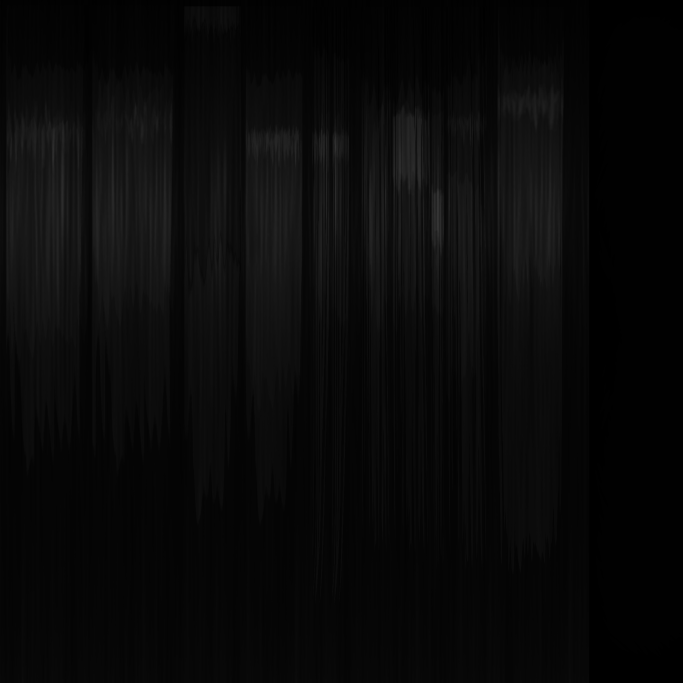
#> input picture Bell_Hair_01/PNG/Bell_Color_Bold/Bell_Hair_Bold_Black.png, 2048 x 2048 px, given in place of Body_BaseColor.png, which was not available (shown at 1/3 size)
$ python make_textures.py ../../Bell_Hair_01/PNG/Bell_Color_Bold out.png
#> lines starting #> are read from the running program, lines starting #| are printed output that depends on the picture; after the words box and inside, x2 and y2 are one past the last pixel; in counts of white or black regions, pixels touching at a corner belong together
"""Builds a character's texture set from the purchased base mesh's textures.

Only colour changes, no geometry. Malfoid: pale "NeutralFair" skin preset, the base's own
iris art recoloured to deep green, blonde-brown brows. Ginny: warmer fair skin, the base's
brown iris art in warm brown, reddish-brown brows, natural brown lashes, freckles.

  MF_CHAR=malfoid|ginny|cho python3 tools/textures/make_textures.py [ASSET_DIR] [OUT_DIR]
"""
import os
import sys
import numpy as np
from PIL import Image

ROOT = os.path.dirname(os.path.dirname(os.path.dirname(os.path.abspath(__file__))))
ASSET = sys.argv[1] if len(sys.argv) > 1 else os.path.join(
    ROOT, 'Gumroad_Anime_Female_BaseMesh', 'Gumroad_Anime_Female_BaseMesh', 'Textures')
OUT = sys.argv[2] if len(sys.argv) > 2 else os.path.join(ROOT, 'build', 'textures')
sys.path.insert(0, os.path.join(ROOT, 'tools', 'blender'))
from malfoid.character import P  # noqa: E402

IRIS_HUE = P['iris']['hue']       # Malfoid: deep emerald (#2E6B4F family); Ginny: warm brown (#6B3B24)
IRIS_SAT = P['iris']['sat']
IRIS_VAL = P['iris']['val']
BROW_DARK = np.array(P['brow'][0], np.float32)     # brow core
BROW_LIGHT = np.array(P['brow'][1], np.float32)    # brow fade, close to her hair colour
BROW_BOX = (2600, 2780, 3935, 3000)                      # x0, y0, x1, y1 in the 4096 head texture


def load(p):
    return np.asarray(Image.open(p).convert('RGBA')).astype(np.float32)
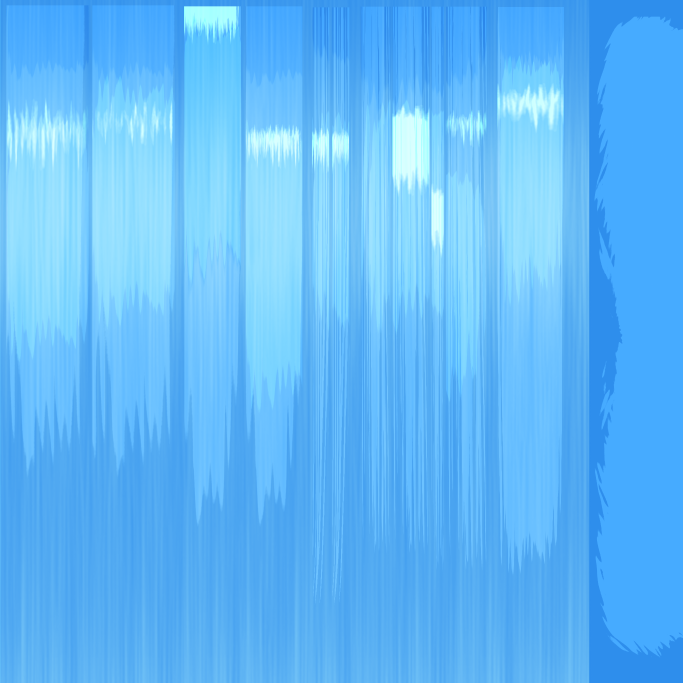
#> input picture Bell_Hair_01/PNG/Bell_Color_Bold/Bell_Hair_Bold_Blue.png, 2048 x 2048 px, given in place of Head_BaseColor2_NeutralFair.png, which was not available (shown at 1/3 size)


def over(dst, src):
    a = src[..., 3:4] / 255.0
#> a: shape (2048, 2048, 1) float32; every value is 1
#> in scalp_mask, `m = (d <= 6) & (img[..., 3] > 0)`: m: shape (2048, 2048) bool; every value is 0
#> in main, `m = eyes[..., 3] > 0`: m: shape (2048, 2048) bool; every value is 1
    out = dst.copy()
    out[..., :3] = src[..., :3] * a + dst[..., :3] * (1 - a)
    out[..., 3] = np.maximum(dst[..., 3], src[..., 3])
    return out


def rgb_to_hsv(c):
    r, g, b = c[..., 0], c[..., 1], c[..., 2]
    mx = c.max(-1)
    mn = c.min(-1)
    d = mx - mn
    h = np.zeros_like(mx)
    m = d > 1e-6
    rr = m & (mx == r)
    gg = m & (mx == g) & ~rr
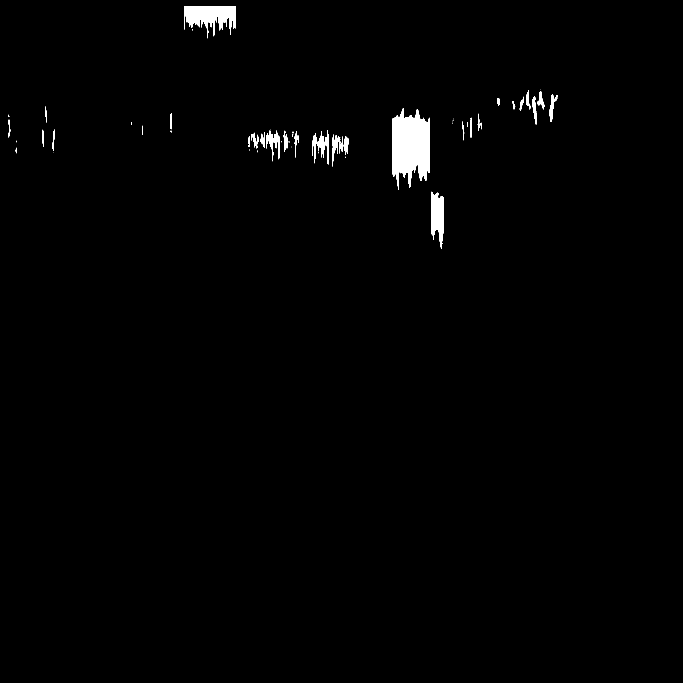
#> gg: shape (2048, 2048) bool (shown at 1/3 size); 1% white; 67 white regions (24 under 20 px), largest, box (x1, y1, x2, y2) and area: (1177, 325, 1288, 570) 19387, (552, 19, 708, 115) 7994, (1294, 575, 1331, 747) 4500
    bb = m & ~rr & ~gg
    h[rr] = ((g - b)[rr] / d[rr]) % 6
#> h: shape (2048, 2048) float32; every value is 0
    h[gg] = (b - r)[gg] / d[gg] + 2
    h[bb] = (r - g)[bb] / d[bb] + 4
    h = h / 6.0
    s = np.where(mx > 1e-6, d / np.maximum(mx, 1e-6), 0)
    return h, s, mx


def hsv_to_rgb(h, s, v):
    i = np.floor(h * 6).astype(int) % 6
#> i: shape (2048, 2048) int64; every value is 2
    f = h * 6 - np.floor(h * 6)
#> f: shape (2048, 2048) float32; every value is 0.467
    p, q, t = v * (1 - s), v * (1 - f * s), v * (1 - (1 - f) * s)
    out = np.zeros(h.shape + (3,), np.float32)
    for k, (a, b, c) in enumerate(((v, t, p), (q, v, p), (p, v, t), (p, q, v), (t, p, v), (v, p, q))):
        m = i == k
        out[m] = np.stack([a[m], b[m], c[m]], -1)
#> this loop made 6 passes
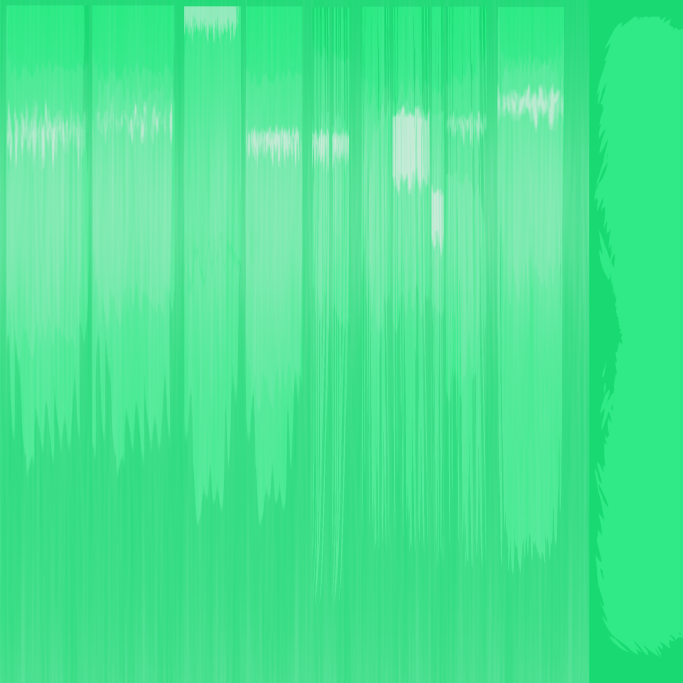
#> out: shape (2048, 2048, 3) float32 (shown at 1/3 size); mean of channels 0, 1, 2 0.296, 0.877, 0.565; drawn as R, G, B
    return out


# cheek blush (pink patch, hatch lines, white dots) baked into the skin preset
BLUSH = [(1772, 1590, 255, 105), (2332, 1590, 255, 105)]
RIM_BOTTOM = 1508                                          # lowest texel of the pink lower-lid rim     # centre x, y, radius x, y


def remove_blush(img):
    """Fill the blush ellipses from the surrounding skin by normalised
    convolution, so the painted skin gradient continues smoothly."""
    from scipy.ndimage import gaussian_filter
    for cx, cy, rx, ry in BLUSH:
        x0, x1, y0, y1 = cx - 2 * rx, cx + 2 * rx, cy - 3 * ry, cy + 3 * ry
        reg = img[y0:y1, x0:x1]
        yy, xx = np.mgrid[y0:y1, x0:x1].astype(np.float32)
        d = np.sqrt(((xx - cx) / rx) ** 2 + ((yy - cy) / ry) ** 2)
        hole = (d < 1.0) & (yy > RIM_BOTTOM)
        # sources: skin around the patch, but not the pink lower-lid rim above it
        rim = (yy < RIM_BOTTOM + 20) & (np.abs(xx - cx) < 1.25 * rx)
        w = (~hole & ~rim).astype(np.float64)
        fill = np.empty(reg.shape[:2] + (3,), np.float64)
        ws = gaussian_filter(w, 70)
        for c in range(3):
            fill[..., c] = gaussian_filter(reg[..., c].astype(np.float64) * w, 70) / np.maximum(ws, 1e-30)
        a = (np.clip((1.0 - d) / 0.40, 0, 1) * np.clip((yy - RIM_BOTTOM) / 6.0, 0, 1))[..., None]
        reg[..., :3] = reg[..., :3] * (1 - a) + fill * a


SCALP_RGB = np.array([237, 193, 185], np.float32)   # flat scalp colour of the base texture
HAIR_RGB = np.array(P['scalp'], np.float32)         # root tone of her hair
EAR_UV_X = 3480                                     # the ear islands sit right of this (not under hair)


def scalp_mask(img):
    """the scalp texels: one flat pink in the base texture (ears excluded)"""
    d = np.abs(img[..., :3] - SCALP_RGB).max(-1)
    m = (d <= 6) & (img[..., 3] > 0)
    m[:, EAR_UV_X:] = False
    return m


# [8 lines left out: function paint_scalp, not called in this run]


LASH_BOX = (2560, 2960, 4096, 4096)       # x0, y0, x1, y1: lash / liner cards in the head texture
# lash ink and how much of the painted shading each keeps: Malfoid's black liner, Ginny's
# natural dark brown, Cho's soft black (elegant, not a sharp liner)
LASHES = {'black': ([24, 21, 23], 0.18), 'brown': ([52, 28, 20], 0.35), 'soft_black': ([30, 25, 28], 0.30)}
LASH_INK = np.array(LASHES[P['lashes']][0], np.float32)
CREASE_RGB = np.array([214, 168, 158], np.float32)     # faint crease line, like the atlas


# [31 lines left out: function black_lashes, not called in this run]


NOSE_BOX = (2440, 3260, 2580, 3590)       # pink nose-tip card in the head texture


# [9 lines left out: function hide_nose_mark, not called in this run]


# freckles: across the nose bridge and the upper cheeks, under the lower lids (head texture
# pixels: lower-lid rim ends at y 1508, nose bridge x ~2045, cheek centres ~1772 / 2332)
FRECKLE_ZONES = [            # centre x, y, radius x, y, share
    (2045, 1590, 125, 48, 0.30),        # nose bridge
    (1830, 1582, 170, 58, 0.35),        # her right upper cheek (inner half denser)
    (2260, 1582, 170, 58, 0.35),
]


# [30 lines left out: function freckles, not called in this run]


def main():
    os.makedirs(OUT, exist_ok=True)
    pre = os.path.join(ASSET, 'Preset')
    head = load(os.path.join(ASSET, 'PNG', 'Body_BaseColor.png'))
    head = over(head, load(os.path.join(pre, 'Head_Texture_Presets', 'Head_BaseColor2_NeutralFair.png')))
    scalp = scalp_mask(head)                 # before any skin-tone blend shifts the scalp pink
    if P['skin_warm'] > 0:
        # a warmer fair skin: the pack's own WarmHoney preset blended in
        warm = over(load(os.path.join(ASSET, 'PNG', 'Body_BaseColor.png')),
                    load(os.path.join(pre, 'Head_Texture_Presets', 'Head_BaseColor3_WarmHoney.png')))
        head[..., :3] = head[..., :3] * (1 - P['skin_warm']) + warm[..., :3] * P['skin_warm']
    # green irises: hue-rotate the base's own (pink) iris art, keeping its
    # value structure, gradient and sparkles
    eyes = load(os.path.join(pre, 'Head_Texture_Presets', P['iris']['src'] + '.png'))
    m = eyes[..., 3] > 0
    h, s, v = rgb_to_hsv(eyes[..., :3] / 255.0)
    rgb = hsv_to_rgb(np.full_like(h, IRIS_HUE), np.clip(s * IRIS_SAT, 0, 1), v * IRIS_VAL) * 255.0
    eyes[..., :3] = np.where(m[..., None], rgb, eyes[..., :3])
    head = over(head, eyes)
    # brows: maroon -> blonde-brown, mapped by luminance so the stroke's
    # taper and soft fade are kept
    x0, y0, x1, y1 = BROW_BOX
    reg = head[y0:y1, x0:x1]
#> reg = empty array
    lum = (reg[..., :3] @ np.array([0.299, 0.587, 0.114], np.float32)) / 255.0
#> lum = empty array
    t = np.clip((lum - 0.15) / 0.75, 0, 1)[..., None]
#> t = empty array
    col = BROW_DARK * (1 - t) + BROW_LIGHT * t
#> col = empty array
    sel = (reg[..., 3:4] > 0) & (lum[..., None] < 0.92)
#> sel = empty array
    reg[..., :3] = np.where(sel, col, reg[..., :3])
    remove_blush(head)
#> the loop in remove_blush, `for cx, cy, rx, ry in BLUSH:` made 1 pass
#> pass 1, in remove_blush, `reg = img[y0:y1, x0:x1]`:
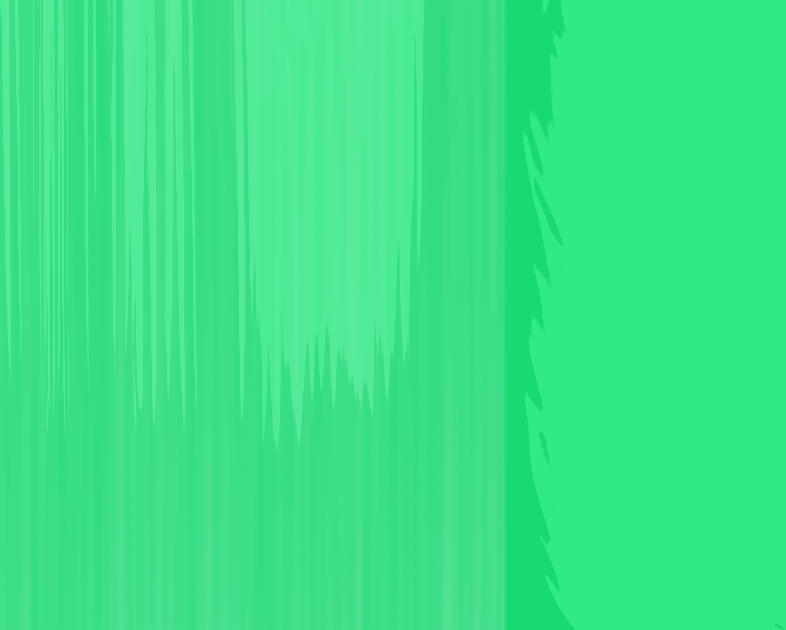
#> reg: shape (630, 786, 4) float32; mean R, G, B, A 58.6, 228.2, 137.9, 255.9
#> after the loop in remove_blush, `for cx, cy, rx, ry in BLUSH:`:
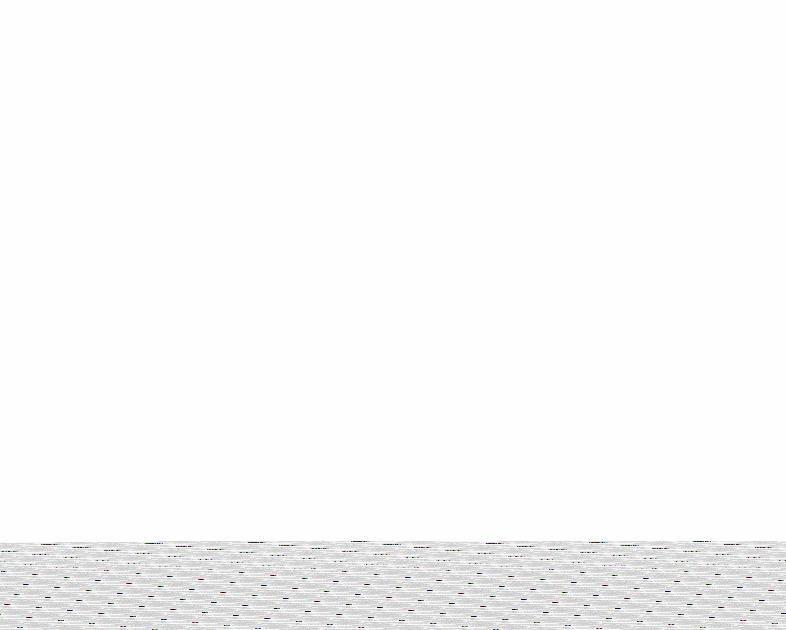
#> fill: shape (630, 786, 3) float64; mean R, G, B -inf, -inf, -inf; drawn with min black and max white
#> after the loop in remove_blush, `for cx, cy, rx, ry in BLUSH:`:
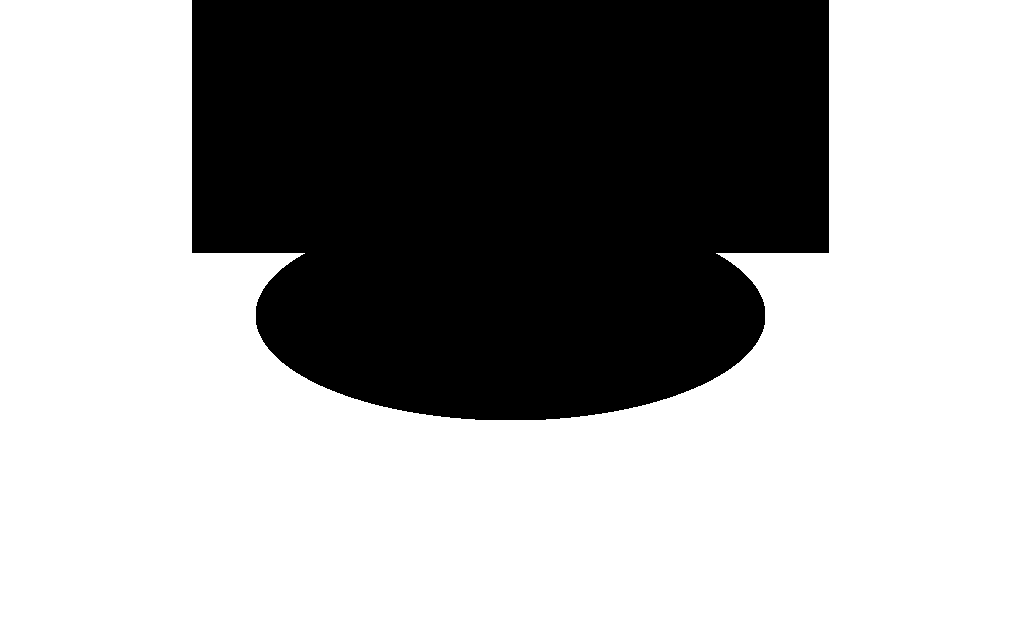
#> w: shape (630, 1020) float64; values 0 (black) and 1 (white), 63.7% white; 1 black region, box (x1, y1, x2, y2) and area: (192, 0, 829, 420) 233076
#> after the loop in remove_blush, `for cx, cy, rx, ry in BLUSH:`:
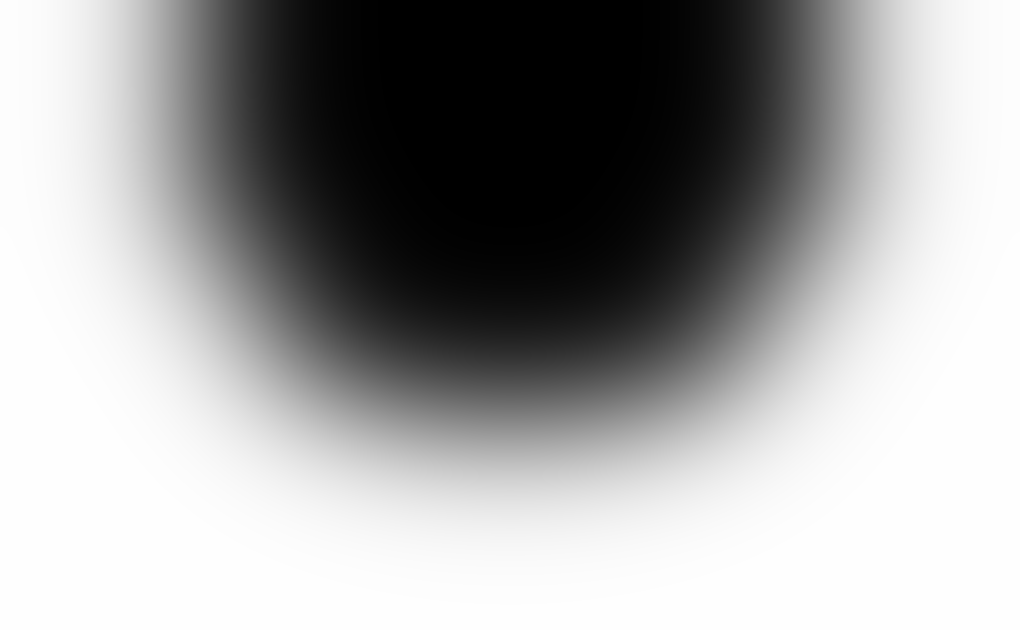
#> ws: shape (630, 1020) float64; min 4.2e-07, max 1, mean 0.637
    paint_scalp(head, scalp)
    black_lashes(head)
    if P['hide_nose_mark']:
        hide_nose_mark(head)
    if P['freckles']:
        freckles(head, P['freckles'])
    prefix = P['prefix']
    Image.fromarray(np.clip(head, 0, 255).astype(np.uint8), 'RGBA').save(os.path.join(OUT, prefix + '_Head_BaseColor.png'))
    body = load(os.path.join(ASSET, 'PNG', 'Body_All_BaseColor.png'))
    body = over(body, load(os.path.join(pre, 'Body_Texture_Presets', 'BodyAll_BaseColor2_NeutralFair.png')))
    if P['skin_warm'] > 0:
        warm = over(load(os.path.join(ASSET, 'PNG', 'Body_All_BaseColor.png')),
                    load(os.path.join(pre, 'Body_Texture_Presets', 'BodyAll_BaseColor3_WarmHoney.png')))
        body[..., :3] = body[..., :3] * (1 - P['skin_warm']) + warm[..., :3] * P['skin_warm']
    Image.fromarray(np.clip(body, 0, 255).astype(np.uint8), 'RGBA').save(os.path.join(OUT, prefix + '_Body_BaseColor.png'))
    print('textures written to', OUT)


if __name__ == '__main__':
#> (the run stopped early here; a loop or call above may not have finished)
